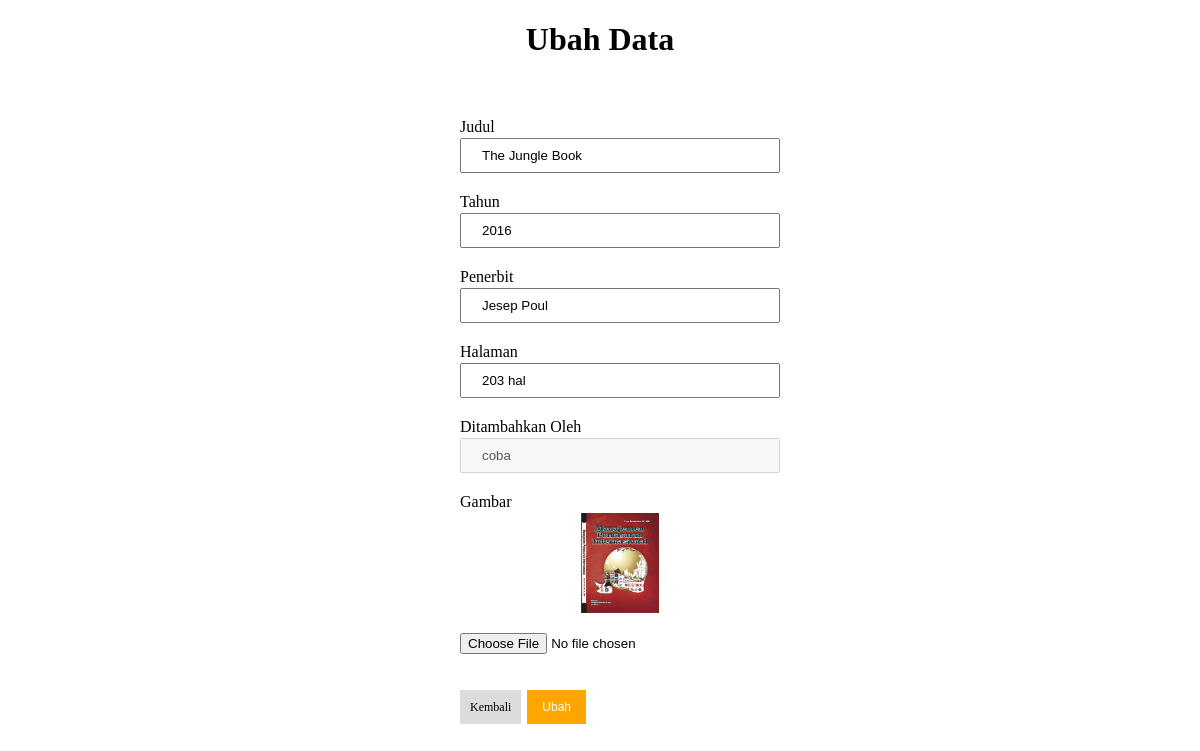
The page /tabel/ubah.php?id=3 (signed in) on the database its author committed.
### tables this page shows
CREATE TABLE `buku` (
  `id` int(11) NOT NULL,
  `judul` varchar(100) NOT NULL,
  `tahun` varchar(100) NOT NULL,
  `penerbit` varchar(100) NOT NULL,
  `halaman` varchar(100) NOT NULL,
  `gambar` text NOT NULL,
  `dibuat-oleh` varchar(125) NOT NULL
);

### tabel/function_php3.php (called while the page is built, shortened)
 <?php
$conn = mysqli_connect("localhost","root","","latphp");
function query($buku){
  global $conn;
  $result = mysqli_query($conn,$buku);
  $bukub = [];
  while($buku = mysqli_fetch_assoc($result)){
    $bukub[]=$buku;
  }
  return $bukub;
};
?>

### tabel/ubah.php (the view, shortened to what this page needs)
<?php
require 'function_php3.php';
$id = $_GET["id"];
$bku = query("SELECT * FROM buku WHERE id = $id")[0];
?>
<!DOCTYPE html>
<html lang="en" dir="ltr">
  <head>
  </head>
  <body>
    <h1>Ubah Data</h1>
    <br>
    <form action="" method="post" enctype="multipart/form-data">
      <ul>
        <li><label for="judul">Judul</label>
            <input type="text" name="judul" id="judul" required value="<?=$bku["judul"];?>">
        </li>
        <li><label for="tahun">Tahun</label>
            <input type="text" name="tahun" id="tahun" required value="<?=$bku["tahun"];?>">
        </li>
        <li><label for="penerbit">Penerbit</label>
            <input type="text" name="penerbit" id="penerbit" required value="<?=$bku["penerbit"];?>">
        </li>
        <li><label for="halaman">Halaman</label>
            <input type="text" name="halaman" id="halaman"required value="<?=$bku["halaman"];?>">
        </li>
        <li><label for="dibuat">Ditambahkan Oleh</label>
            <input type="text" name="dibuat" id="dibuat" disabled value="<?=$bku["dibuat-oleh"];?>">
        </li>
        <li><label for="gambar">Gambar</label>
              <img src="img/<?=$bku["gambar"]?>" height="100">
             <input type="file" name="gambar" id="gambar">
        </li>
        <p><a href="index.php">Kembali</a> <button type="submit" name="submit">Ubah</button></p>
      </ul>
    </form>
  </body>
</html>

### tabel/ubah.php (style rules this page uses)
h1 { text-align: center; }
input[type=text] { width: 20rem; padding: 8px 20px; box-sizing: border-box; }
form { display: flex; margin: auto; }
ul { margin: auto; }
li { display: flex; flex-direction: column; align-items: start; margin-top: 20px; }
label { margin-bottom: 2px; }
img { margin: 0 auto 20px; }
a { color: black; background-color: Gainsboro; padding: 10px; text-decoration: none; font-size: 12px; }
button { background-color: orange; border: none; text-decoration: none; margin: 20px 2px; cursor: pointer; color: #fff; padding: 10px 15px; text-decoration: none; font-size: 12px; }

### rows shown on the page
buku: judul "The Jungle Book", tahun "2016", penerbit "Jesep Poul", halaman "203 hal", dibuat "coba", gambar (picture)
